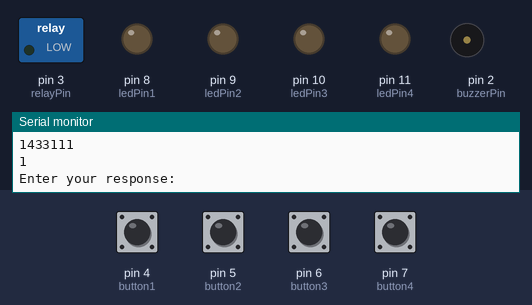
Bench run of a sketch on a simulated Arduino Uno, built with avr-gcc and run on an emulated ATmega328P. Parts: switched loads named in the sketch (green lamp = pin HIGH), output pins drawn as LEDs (lit = HIGH), buzzer (waves = sounding), the last lines printed to the serial monitor. The inputs (shaded band) are chosen by the test bench; at power-on: pin 4 (button1), pin 5 (button2), pin 6 (button3), pin 7 (button4) HIGH. Random numbers use the default seed unless the sketch sets one.

Above: at 8.1 s.
8.2 s: pin 5 (button2) pulled LOW for 0.15 s
At 8.57 s:
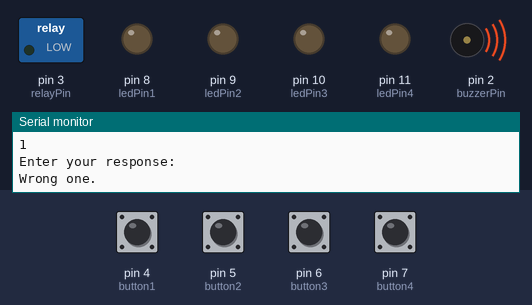
At 12.4 s:
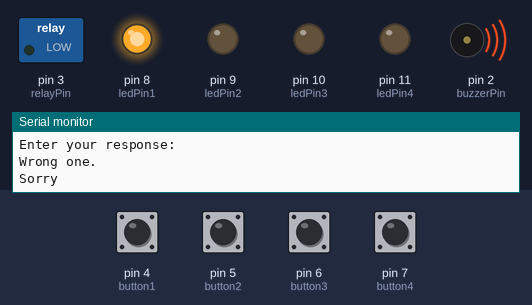
Timing chart, 0 to 17.2 s (numbered marks = the images above; inputs shaded):
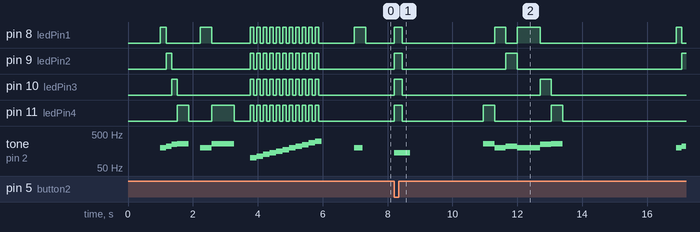

The sketch:

Simon_says_kod_hry.ino
```cpp
// Simon game
// by Milan Soukup, Filip Novák


int maxCount = 7;  //Počet kol
int rndSeq[50] ;
int debounceDelay = 30;

const int buzzerPin = 2;

int relayPin = 3; // Pin připojený na IN relé

const int ledPin1 = 8;
const int ledPin2 = 9;
const int ledPin3 = 10;
const int ledPin4 = 11;

const int button1 = 4;
const int button2 = 5;
const int button3 = 6;
const int button4 = 7;

const int note_G3 = 196;
const int note_A3 = 220;
const int note_B3 = 247;
const int note_C4 = 262;

int iCount;
int iiCount;
int highScore = 0;
int score = 0;
int hry = 0;


int freq[4] = {196, 220, 247, 262};
int seqDuration = 250; //délka tónu
int seqDelay = 350;
int replayDelay = 1500;
int button;

void setup()
{
pinMode(buzzerPin, OUTPUT);
pinMode(ledPin1, OUTPUT);
pinMode(ledPin2, OUTPUT);
pinMode(ledPin3, OUTPUT);
pinMode(ledPin4, OUTPUT);

pinMode(button1, INPUT_PULLUP);
pinMode(button2, INPUT_PULLUP);
pinMode(button3, INPUT_PULLUP);
pinMode(button4, INPUT_PULLUP);

  pinMode(relayPin, OUTPUT); // Nastavení pinu jako výstup

Serial.begin(9600);

}

void loop()
{
if (hry == 1){

}

if (hry == 0){


  digitalWrite(relayPin, LOW);
  delay(1000);

  melody1();
  delay(500);
  beepStart();
  delay(1000);


int randomStart = analogRead(A3);
  randomSeed(randomStart);
  Serial.print("Random seed = ");
  Serial.println(randomStart);
  for (int count =0 ; count < maxCount ; count++)
  {rndSeq[count] = random(1,5);
  }

  Serial.println("Sequence = ");
  for (int count =0 ; count <maxCount ; count++)
  {Serial.print(rndSeq[count]);
  }
  Serial.println();
  Serial.println();


  boolean correctResponse = true;

  int loopCount = 0;
  while (loopCount < maxCount)
  {
  iCount = 0;
    score = loopCount+1;
    while (iCount <= loopCount)
    {
     button = rndSeq[iCount];
     Serial.print(button);
     digitalWrite(ledPin1, LOW);
     digitalWrite(ledPin2, LOW);
     digitalWrite(ledPin3, LOW);
     digitalWrite(ledPin4, LOW);

  if (button == 1)
     {digitalWrite(ledPin1, HIGH);
     tone(buzzerPin, freq[button-1], seqDuration);
     delay(seqDelay);
     digitalWrite(ledPin1, LOW);
     delay(50);}
  if (button == 2)
     {digitalWrite(ledPin2, HIGH);
     tone(buzzerPin, freq[button-1], seqDuration);
     delay(seqDelay);
     digitalWrite(ledPin2, LOW);
     delay(50);}
  if (button == 3)
     {digitalWrite(ledPin3, HIGH);
     tone(buzzerPin, freq[button-1], seqDuration);
     delay(seqDelay);
     digitalWrite(ledPin3, LOW);
     delay(50);}
  if (button == 4)
     {digitalWrite(ledPin4, HIGH);
     tone(buzzerPin, freq[button-1], seqDuration);
     delay(seqDelay);
     digitalWrite(ledPin4, LOW);
     delay(50);}
     iCount = iCount+1;
    }


    Serial.println( );
    Serial.println("Enter your response: ");
    iiCount = 0;

  while (iiCount <= loopCount) {
    digitalWrite(ledPin1, LOW);
    digitalWrite(ledPin2, LOW);
    digitalWrite(ledPin3, LOW);
    digitalWrite(ledPin4, LOW);


  if (digitalRead(button1) == LOW )
    {button = 1;
    if (button==rndSeq[iiCount])
      {correctResponse = true;
      digitalWrite(ledPin1, HIGH);
      tone(buzzerPin, freq[0],seqDuration);
      delay(debounceDelay);
      iiCount=iiCount+1;     }
    else
      {correctResponse=false;
      digitalWrite(ledPin1, HIGH);
      digitalWrite(ledPin2, HIGH);
      digitalWrite(ledPin3, HIGH);
      digitalWrite(ledPin4, HIGH);
      tone(buzzerPin, 140, 500);
      delay(seqDuration);
      iiCount=999;
      }
    while (digitalRead(button1) == LOW )
      {delay(debounceDelay);}
    digitalWrite(ledPin1, LOW);
    }


  if (digitalRead(button2) == LOW )
    {button = 2;
    if (button==rndSeq[iiCount])
      {correctResponse = true;
      digitalWrite(ledPin2, HIGH);
      tone(buzzerPin, freq[1],seqDuration);
      delay(debounceDelay);
      iiCount=iiCount+1;
      }
    else
      {correctResponse=false;
      digitalWrite(ledPin1, HIGH);
      digitalWrite(ledPin2, HIGH);
      digitalWrite(ledPin3, HIGH);
      digitalWrite(ledPin4, HIGH);
      tone(buzzerPin, 140, 500);
      delay(seqDuration);
      iiCount=999;
      }
    while (digitalRead(button2) == LOW )
      {delay(debounceDelay);}
    digitalWrite(ledPin2, LOW);
    }


  if (digitalRead(button3) == LOW )
    {button = 3;
    if (button==rndSeq[iiCount])
      {correctResponse = true;
       digitalWrite(ledPin3, HIGH);
       tone(buzzerPin, freq[2],seqDuration);
       delay(debounceDelay);
       iiCount=iiCount+1;
       }
    else
      {correctResponse=false;
      digitalWrite(ledPin1, HIGH);
      digitalWrite(ledPin2, HIGH);
      digitalWrite(ledPin3, HIGH);
      digitalWrite(ledPin4, HIGH);
      tone(buzzerPin, 140, 500);
      delay(seqDuration);
      iiCount=999;
      }
    while (digitalRead(button3) == LOW )
      {delay(debounceDelay);}
    digitalWrite(ledPin3, LOW);
    }


  if (digitalRead(button4) == LOW )
    {button = 4;
    if (button==rndSeq[iiCount])
      {correctResponse = true;
      digitalWrite(ledPin4, HIGH);
      tone(buzzerPin, freq[3],seqDuration);
      delay(debounceDelay);
      iiCount=iiCount+1;
      }
    else
      {correctResponse=false;
      digitalWrite(ledPin1, HIGH);
      digitalWrite(ledPin2, HIGH);
      digitalWrite(ledPin3, HIGH);
      digitalWrite(ledPin4, HIGH);
      tone(buzzerPin, 140, 500);
      delay(seqDuration);
      iiCount=999;
      }
    while (digitalRead(button4) == LOW )
      {delay(debounceDelay);}
    digitalWrite(ledPin4, LOW);
    }

    if (correctResponse==false)
    {iiCount= 999; iCount=999;
    loopCount = 111;
    Serial.println("Wrong one.");
    }
  }
      digitalWrite(ledPin1, LOW);
      digitalWrite(ledPin2, LOW);
      digitalWrite(ledPin3, LOW);
      digitalWrite(ledPin4, LOW);

   delay(replayDelay);
   loopCount = loopCount+1;
  }


if(correctResponse==true)
{
  Serial.println("Winner!");
  melody1();
  digitalWrite(relayPin, HIGH); // Sepne relé
  delay(1000);
hry = 1;
}
else
{
  digitalWrite(relayPin, LOW); // Sepne relé
  delay(1000);

  Serial.println("Sorry");  melody2();
  score = score-1;
}


   Serial.print("Score = ");Serial.println(score);
   Serial.println("game over - restarting");
   delay(2500);
}
}
void melody1()
{

int thisNote;
int pauseDuration;
int playDuration;
int notes1 = 7;
int melody1[] = {note_G3, note_A3, note_B3, note_C4, 0, note_G3, note_C4};


int noteDurations1[] = { 8, 8, 8, 4, 4, 4, 2};
int wholeNoteDuration = 2000;

  for (thisNote = 0; thisNote < notes1; thisNote++)
  {

  noteDurations1[thisNote] = wholeNoteDuration / noteDurations1[thisNote];
  }

  for (thisNote = 0; thisNote < notes1; thisNote++)
  {
  playDuration = noteDurations1[thisNote] * .7 ;
  pauseDuration = noteDurations1[thisNote] *.3 ;

  if (melody1[thisNote] == note_G3) {digitalWrite(ledPin1, HIGH);}
  if (melody1[thisNote] == note_A3) {digitalWrite(ledPin2, HIGH);}
  if (melody1[thisNote] == note_B3) {digitalWrite(ledPin3, HIGH);}
  if (melody1[thisNote] == note_C4) {digitalWrite(ledPin4, HIGH);}

  tone(buzzerPin, melody1[thisNote], playDuration);

    delay(playDuration);
    digitalWrite(ledPin1, LOW);
    digitalWrite(ledPin2, LOW);
    digitalWrite(ledPin3, LOW);
    digitalWrite(ledPin4, LOW);
    noTone(buzzerPin);
  }
}

void melody2()
{

int thisNote;
int pauseDuration;
int playDuration;
int wholeNoteDuration = 2000;
int notes2 = 7;
int melody2[] = {note_C4, note_G3, note_G3, note_A3, note_G3, note_B3, note_C4};

int noteDurations2[] = {  4, 8, 8, 4, 2, 4, 4};


for (thisNote = 0; thisNote < notes2; thisNote++)
{

  noteDurations2[thisNote] = wholeNoteDuration / noteDurations2[thisNote];
}
  for (thisNote = 0; thisNote < notes2; thisNote++)
  {
  playDuration = noteDurations2[thisNote] * .7 ;
  pauseDuration = noteDurations2[thisNote] *.3 ;

  if (melody2[thisNote] == note_G3) {digitalWrite(ledPin1, HIGH);}
  if (melody2[thisNote] == note_A3) {digitalWrite(ledPin2, HIGH);}
  if (melody2[thisNote] == note_B3) {digitalWrite(ledPin3, HIGH);}
  if (melody2[thisNote] == note_C4) {digitalWrite(ledPin4, HIGH);}

  tone(buzzerPin, melody2[thisNote], playDuration);

    delay(playDuration);
    digitalWrite(ledPin1, LOW);
    digitalWrite(ledPin2, LOW);
    digitalWrite(ledPin3, LOW);
    digitalWrite(ledPin4, LOW);
    noTone(buzzerPin);
  }
}
void beepStart()
{
int toneFreq = 100;
  for(int i=1; i<12; i++)
{  tone(buzzerPin, toneFreq, 200);
    digitalWrite(ledPin1, HIGH);
    digitalWrite(ledPin2, HIGH);
    digitalWrite(ledPin3, HIGH);
    digitalWrite(ledPin4, HIGH);
   delay(100);
    digitalWrite(ledPin1, LOW);
    digitalWrite(ledPin2, LOW);
    digitalWrite(ledPin3, LOW);
    digitalWrite(ledPin4, LOW);
   delay(100);
   toneFreq= float(toneFreq)*1.12;
}
}
```

Measured:
- after the input at 8.2 s, pin 8 (ledPin1): LOW → HIGH at once, → LOW 0.25 s later, → HIGH 2.9 s later, → LOW 0.35 s later, … (8 changes in this stretch); pin 9 (ledPin2): goes HIGH 0.25 s, LOW 3.2 s, HIGH 0.35 s, LOW 5.1 s, then HIGH, starting at once
- by itself, tone on pin 2 (buzzerPin): plays 196 Hz for 0.18 s, 220 Hz for 0.18 s, 247 Hz for 0.18 s, 262 Hz for 0.35 s, 196 Hz for 0.35 s, 262 Hz for 0.70 s … (18 notes in this stretch)
